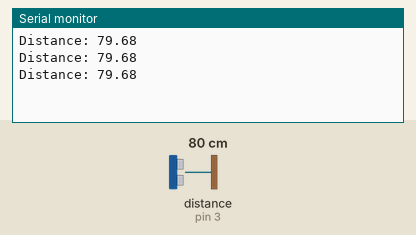
Bench run of a sketch on a simulated Arduino Uno, built with avr-gcc and run on an emulated ATmega328P. Shown: the last lines printed to the serial monitor. Wiring (inferred from the names in the program): ultrasonic range finder: trigger pin 2; echo pin 3. Inputs (shaded band) come from the test bench; at power-on: distance to the obstacle (sensor on pin 3) 80 cm. The echo pulse lasts 58.3 µs per cm.

Above: at 1.3 s.
1.4 s: distance to the obstacle (sensor on pin 3) set to 2 cm
At 1.9 s:
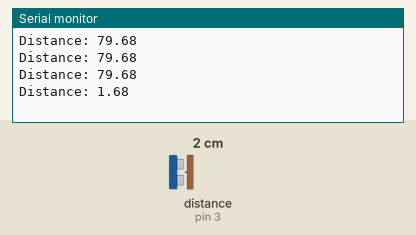
2.9 s: distance to the obstacle (sensor on pin 3) set to 4 cm
At 3.4 s:
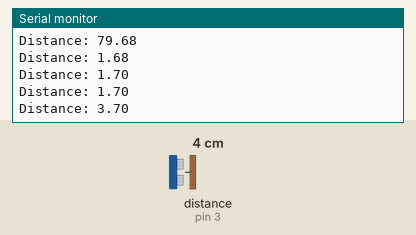
Timing chart, 0 to 5.9 s (numbered marks = the images above; inputs shaded):
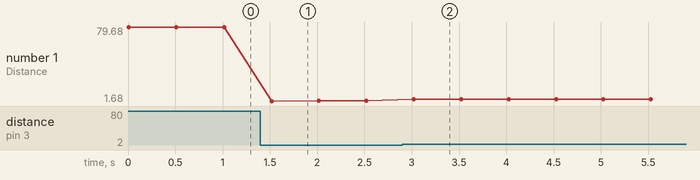

Measured:
- after the input at 1.4 s, the serial monitor: prints a new line after 0.12 s (image 1)
- after the input at 2.9 s, the serial monitor: prints a new line after 0.12 s (image 2)
- plotted number 1: 79.68 → 1.7 after the input at 1.4 s, 1.7 → 3.7 after the input at 2.9 s

The sketch:

Ultrasonic.ino
```cpp
void setup() {
  // put your setup code here, to run once:
  pinMode(2, OUTPUT); // The trigger pin.
  pinMode(3, INPUT);  // The echo pin.

  // Intitalize the Serial transmitter
  Serial.begin(115200);
}

void loop() {
  // put your main code here, to run repeatedly:

  //Send out the trigger signal
  digitalWrite(2, HIGH);

  //Wait for 50 microseconds
  delayMicroseconds(50);

  //Lower the trigger pin
  digitalWrite(2, LOW);

  //Measure the distance (The time at which the echo signal is HIGH)
  unsigned long int distance_in_time = pulseIn(3, HIGH);

  //Convert time to distance
  // Divide by 2 becuase of the round-trip
  // Divide by   10,000 to convert from micrometers to centimeters (the time is measured originally in microseonds)
  // We are converting to float to get more resolution.
  float distance_in_cm = 343 * distance_in_time /(2*10000.0);

  Serial.print("Distance: ");
  Serial.println(distance_in_cm);

  delay(500);
}
```
